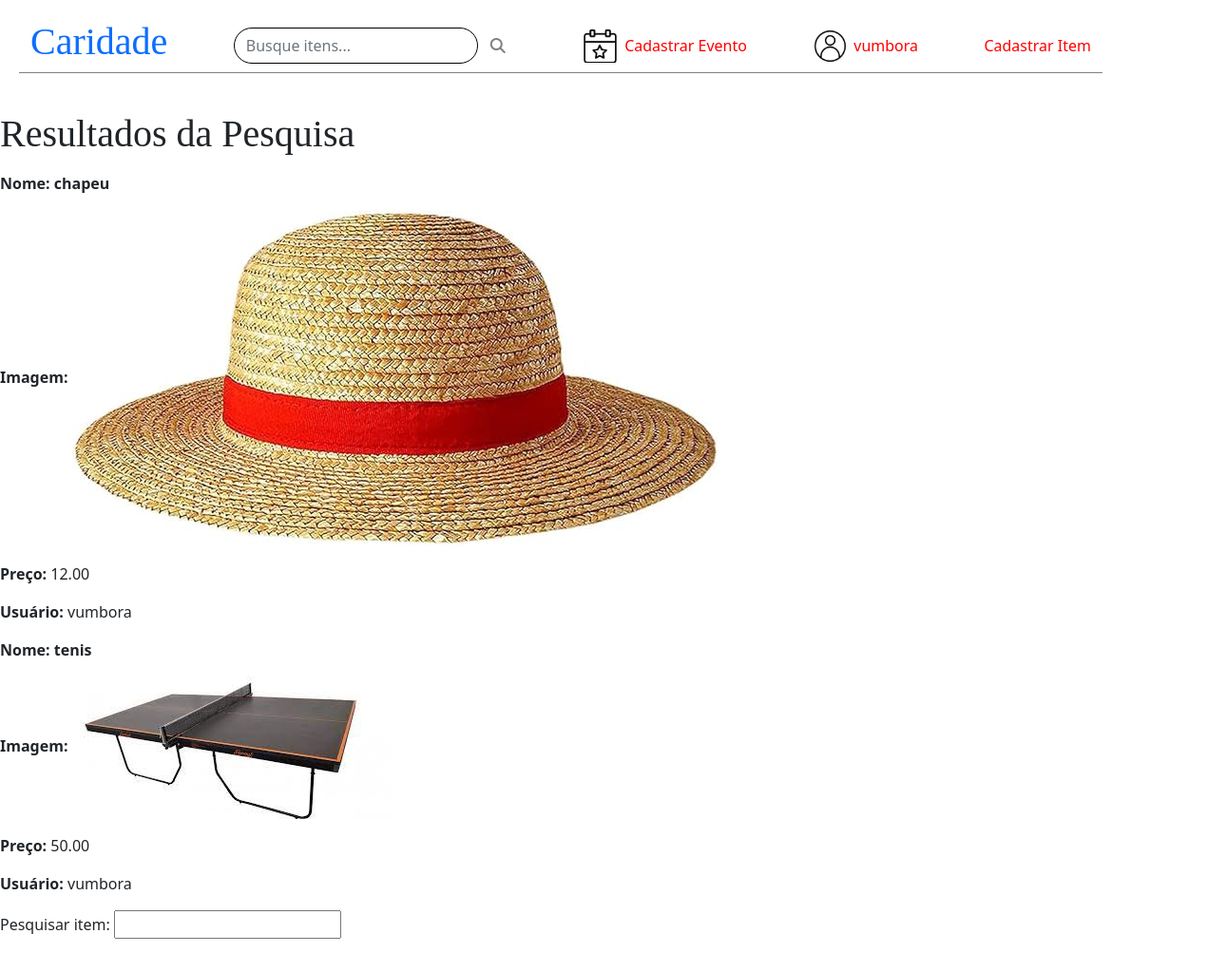
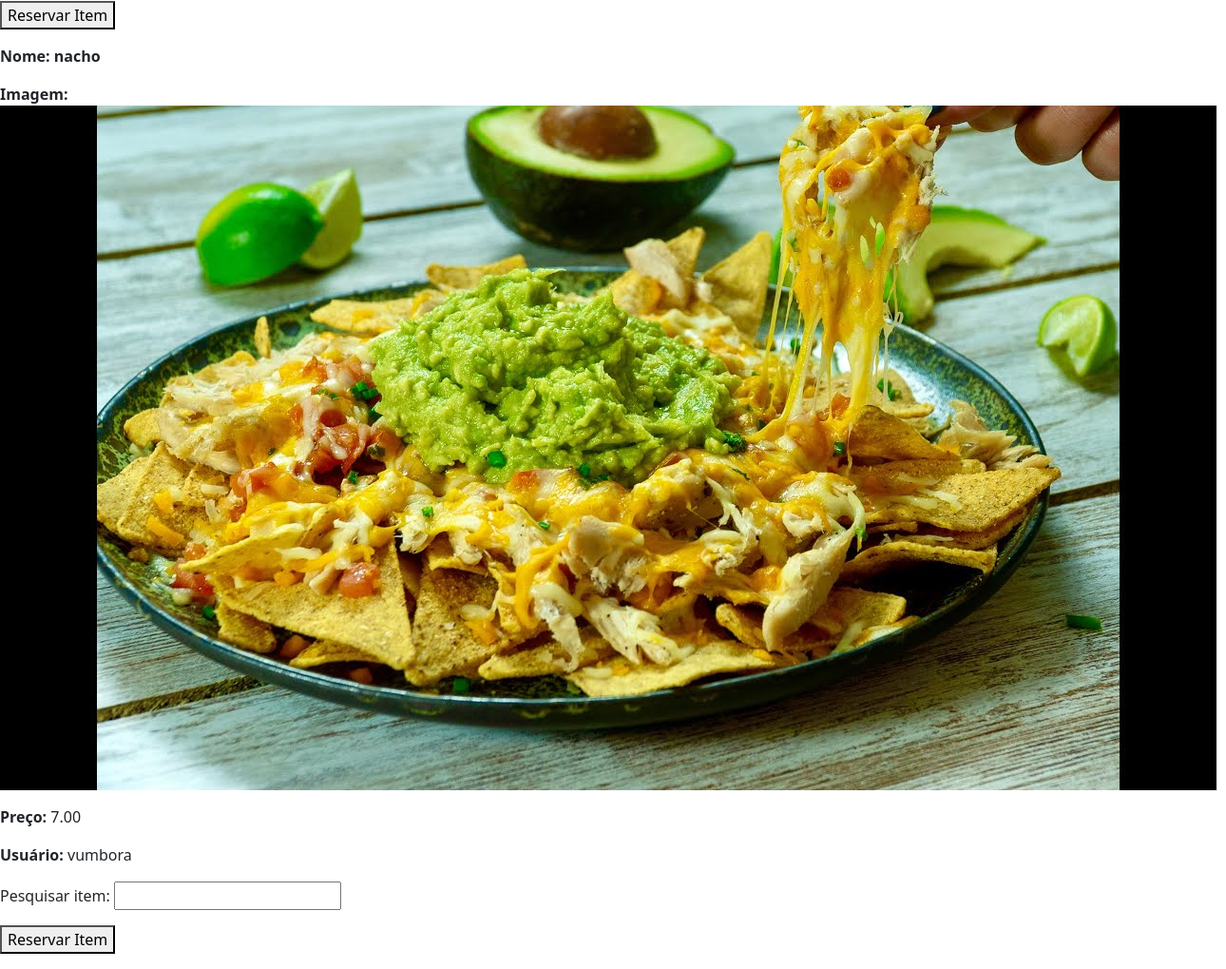
The page /pesquisar_item/ (signed in) on the database its author committed (2 pictures, top to bottom).
### caridade1/models.py (models this page shows)
class Item(models.Model):
    User = models.ForeignKey(User, on_delete=models.CASCADE,null=False, blank = True)
    descricao = models.CharField(max_length = 100)
    foto = models.ImageField(upload_to = 'caridade')
    preco = models.DecimalField(max_digits=6, decimal_places=2)
    evento = models.ForeignKey(Evento, on_delete=models.PROTECT)
    reservado = models.ForeignKey(Reservado, on_delete=models.PROTECT, null = True, blank = True)

### caridade1/views.py (the view)
# urls.py: path('pesquisar_item/', views.pesquisar_item, name='pesquisar_item'),
def pesquisar_item(request):
    items = Item.objects.all()
    form = Pesquisa_itemForm()
    if request.method == 'POST':
        form = Pesquisa_itemForm(request.POST)
        if form.is_valid():
            termo_pesquisa = form.cleaned_data.get('termo_pesquisa', '')
            items = Item.objects.filter(descricao__contains=termo_pesquisa)
    return render(request, 'resultado_pesquisa.html', {'form': form, 'items': items})

### caridade1/views.py
class Pesquisa_itemForm(forms.Form):
    termo_pesquisa = forms.CharField(label='Pesquisar item', max_length=100)

### caridade1/templates/resultado_pesquisa.html (shortened to what this page needs)
{% load static %}
<!DOCTYPE html>
<html lang="en">
<head>
</head>
<body>
    {% include 'header.html' %}
    <p class="pag-titulo">
    <h1>Resultados da Pesquisa</h1>
    </p>
    {% if items %}
    {% for item in items %}
    <p>
        <strong> Nome: {{ item.descricao }} </strong>
    </p>
    <p>
        <strong>Imagem:</strong> <img src="{{ item.foto.url }}">
    </p>
    <p>
        <strong>Preço:</strong> {{ item.preco }}
    </p>
    <p>
        <strong>Usuário:</strong> {{ item.User.username }}
    </p>
    {% if user.is_authenticated and not item.reservado  %}
    <p>
        <form id="form" method="post" action="{% url 'caridade1:index' %}">
            {{ form.as_p }}
            <button type="submit" name="item_id" value="{{ item.id }}">Reservar Item</button>
          </form>
    </p>
    {% endif %}
    {% endfor %}
    {% else %}
    <p class="pag-titulo">
    <h2>Nenhum evento encontrado</h2>
    </p>
    {% endif %}
</body>
</html>

### caridade1/templates/header.html (shortened to what this page needs)
{% load static %}
<head>
    <link rel="stylesheet" href="https://cdn.jsdelivr.net/npm/@fortawesome/fontawesome-free@6.2.0/css/all.min.css">
    <link rel="stylesheet" href="https://cdn.jsdelivr.net/npm/bootstrap@5.1.3/dist/css/bootstrap.min.css">
  <link rel="stylesheet" href="{% static 'header.css' %}">
</head>
<header>
    <div id="barra" class = "container" style="display: flex;" >
        <a href="{% url 'caridade1:index' %}" style="text-decoration: none;"><h1 style="font-family: Asteristico;"> Caridade </h1></a>
        <div id="pesquisa-barra-de-navegacao">
            <form id="form" action="{% url 'caridade1:pesquisar_item' %}" method="post">
                <div id="procura">
                <input  name = 'termo_pesquisa' type="text" class="form-control rounded-pill" placeholder="Busque itens..." id="pesquisa">
                <button type="submit" class="btn btn-primary rounded-pill" style="width: fit-content;" id="icone-pesquisa"><i class="fas fa-search"></i></button>
                </div>
            </form>
        </div>
        <div id="barra-evento">
            <a href=# id="icone-evento"></a>
            <div id="meus-eventos-barra">
                <a href="{% url 'caridade1:cadastrar_evento' %}" style="text-decoration: none; color:red"> Cadastrar Evento</a>
            </div>
        </div>
        <div id="usuario-barra">
            <a href="{% url 'caridade1:cadastrar_perfil' %}" id="icone-perfil"></a>
            <div id="login-barra">
                {% if user.is_authenticated %}
                <a href=# style="text-decoration: none; color: red;">
                    {{ user.username }}</a>
                {% else %}
                <a href="{% url 'caridade1:logar' %}" style="text-decoration: none; color: red;   ">Login</a>
                {% endif %}
            </div>
        </div>
        <div id="opcoes-barra">
            {% if user.is_authenticated %}
                <a href="{% url 'caridade1:cadastrar_item' %}" style="text-decoration: none; color: red;">
                    Cadastrar Item</a>
                {% else %}
                <a href="{% url 'caridade1:cadastrar_perfil' %}" id="icone-barra"> Cadastrar Perfil </a>
                {% endif %}
        </div>
    </div>
</header>

### caridade1/static/header.css (style rules this page uses)
#barra { width: 100%; justify-content: space-between; align-items: center; margin: 20px; margin-bottom: 40px; border-bottom-width: 1px; border-bottom-style: solid; border-bottom-color: gray; }
#procura { border: 5px; border-color: black; display: flex; align-items: center; }
#icone-pesquisa { background-color: transparent; color: gray; border-color: transparent; }
#pesquisa { border-color: black; }
h1 { font-family: 'Asteristico'; }
#barra-evento { display: flex; }
#icone-evento { background-image: url("evento.jpg"); width: 35px; height: 35px; background-size: cover; }
#meus-eventos-barra { margin-top: 5px; margin-left: 8px; }
#usuario-barra { display: flex; }
#icone-perfil { background-image: url("profile.jpg"); width: 35px; height: 35px; background-size: cover; }
#login-barra { margin-top: 5px; margin-left: 8px; }

### rows shown on the page
Item: descricao "chapeu", foto (picture), preco "12.00", User.username "vumbora"
Item: descricao "tenis", foto (picture), preco "50.00", User.username "vumbora", {{ item.id }} 2 (drawn)
Item: descricao "nacho", foto (picture), preco "7.00", User.username "vumbora", {{ item.id }} 3 (drawn)

### other values the page prints
{{ user.username }} "vumbora"
